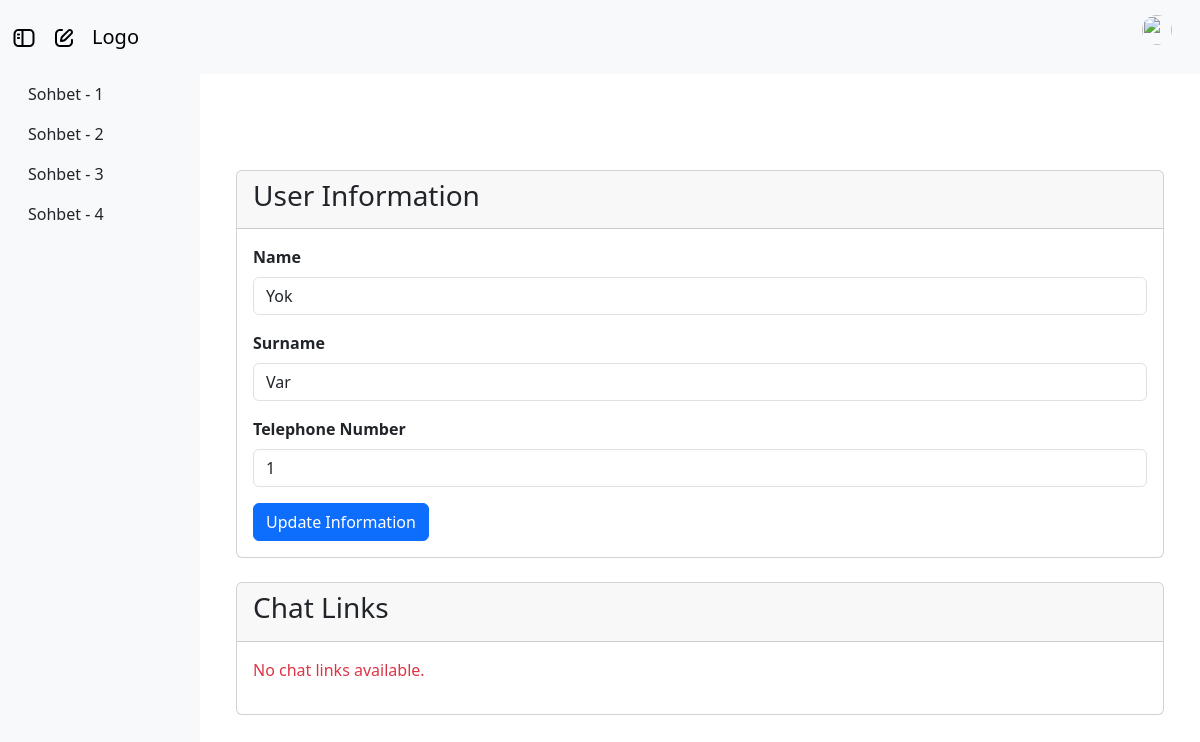
The app's page /profile (signed in), older data.
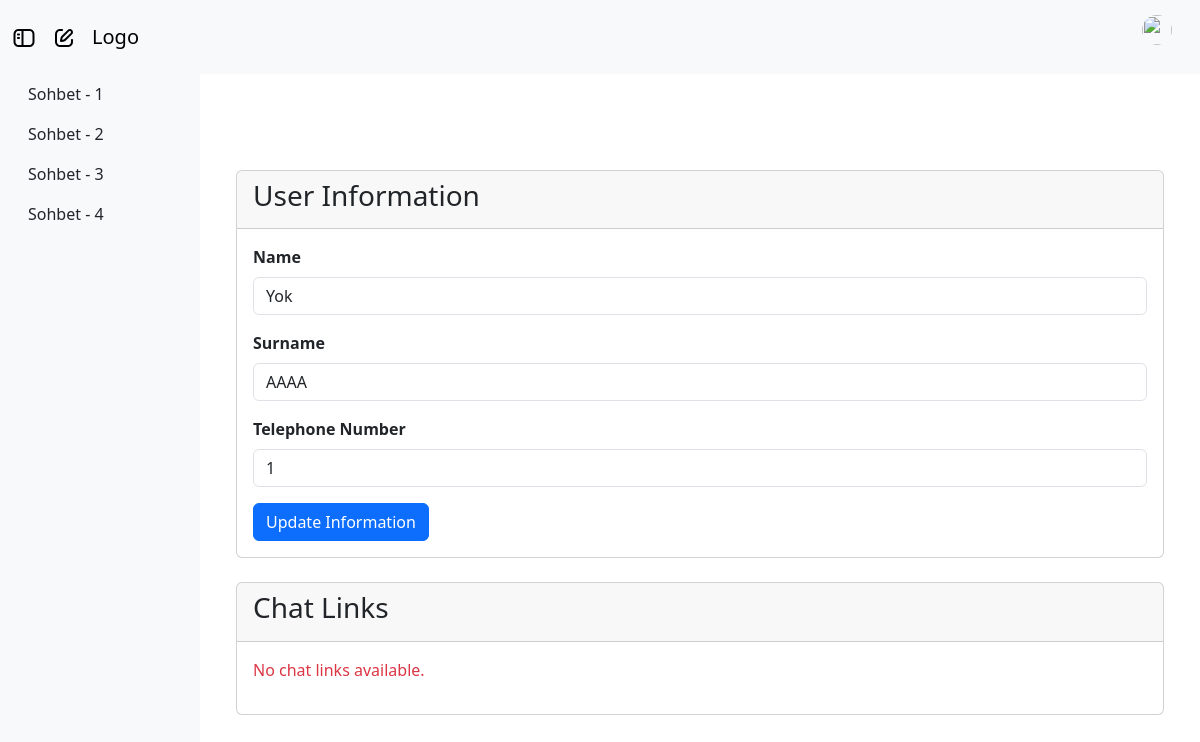
The same page, newer data.
### server.py (models this page shows)
class Information(db.Model):
    id = db.Column(db.Integer, primary_key=True, autoincrement=True)
    user_id = db.Column(db.Integer, db.ForeignKey('user.id'), nullable=False)
    name = db.Column(db.String(50))
    surname = db.Column(db.String(50))
    telephone_number = db.Column(db.String(15))

### server.py (the view)
@app.route("/profile")
def profile_page():
    if current_user.is_authenticated:
        user_information = Information.query.filter_by(user_id=current_user.id).first()
        user_chat_links = ChatLink.query.filter_by(user_id=current_user.id).all()
        return render_template("profile.html", info=user_information, chat_links=user_chat_links)
    else:
        return redirect(url_for('login_page'))

### server.py (called while the page is built)
@login_manager.user_loader
def load_user(user_id):
    return User.query.get(int(user_id))

### templates/profile.html (shortened to what this page needs)
{% extends "layouts/layout.html" %}
{% block content %}
<div class="container mt-5">
    <div class="card mt-4">
        <div class="card-header">
            <h3>User Information</h3>
        </div>
        <div class="card-body">
            <form method="POST" action="{{ url_for('update_information') }}">
                <div class="mb-3">
                    <label for="name" class="form-label"><strong>Name</strong></label>
                    <input type="text" class="form-control" id="name" name="name" value="{{ info.name if info else '' }}">
                </div>
                <div class="mb-3">
                    <label for="surname" class="form-label"><strong>Surname</strong></label>
                    <input type="text" class="form-control" id="surname" name="surname" value="{{ info.surname if info else '' }}">
                </div>
                <div class="mb-3">
                    <label for="telephone_number" class="form-label"><strong>Telephone Number</strong></label>
                    <input type="text" class="form-control" id="telephone_number" name="telephone_number" value="{{ info.telephone_number if info else '' }}">
                </div>
                <button type="submit" class="btn btn-primary">Update Information</button>
            </form>
        </div>
    </div>
    <div class="card mt-4">
        <div class="card-header">
            <h3>Chat Links</h3>
        </div>
        <div class="card-body">
            {% if chat_links %}
                <ul class="list-group">
                    {% for link in chat_links %}
                        <li class="list-group-item">
                            <a href="{{ link.link }}" target="_blank">{{ link.link }}</a>
                        </li>
                    {% endfor %}
                </ul>
            {% else %}
                <p class="text-danger">No chat links available.</p>
            {% endif %}
        </div>
    </div>
</div>
{% endblock content %}

### templates/layouts/layout.html (shortened to what this page needs)
<!DOCTYPE html>
<html lang="en">
<head>
    <link href="https://cdn.jsdelivr.net/npm/bootstrap@5.3.3/dist/css/bootstrap.min.css" rel="stylesheet">
    <link href="{{ url_for('static', filename='css/style.css') }}" rel="stylesheet">
</head>
<body>
    <nav class="navbar navbar-expand-lg navbar-light bg-light">
        <div class="container-fluid">
            {% if current_user.is_authenticated %}
            <a class="navbar-brand" id="toggle-sidebar"></a>
            <a class="navbar-brand"></a>
            <a class="navbar-brand" href="{{ url_for('home_page') }}">Logo</a>
            <div class="navbar-nav ms-auto" id="navbarNav">
                <ul class="navbar-brand">
                    <li class="nav-item d-none d-lg-block">
                        <img src="{{ url_for('static', filename='images/user.png') }}" class="rounded-circle"
                            id="userDropdown" role="button" data-bs-toggle="dropdown" aria-expanded="false"
                            style="width: 30px; height: 30px;">
                    </li>
                </ul>
            </div>
            {% endif %}
        </div>
    </nav>
    <div class="container-fluid">
        <div class="row">
            {% if current_user.is_authenticated %}
            <nav id="sidebar" class="col-md-3 col-lg-2 d-md-block bg-light sidebar d-flex flex-column"
                style="min-height: 100vh; max-height: 100vh;">
                <ul class="nav flex-column position-sticky">
                    <li class="nav-item">
                        <a class="nav-link text-dark hover:bg-secondary" href="{{ url_for('home_page') }}">
                            <span>Sohbet - 1</span>
                        </a>
                    </li>
                    <li class="nav-item">
                        <a class="nav-link text-dark" href="{{ url_for('chatl', id=1) }}">
                            <span>Sohbet - 2</span>
                        </a>
                    </li>
                    <li class="nav-item">
                        <a class="nav-link text-dark" href="{{ url_for('home_page') }}">
                            <span>Sohbet - 3</span>
                        </a>
                    </li>
                    <li class="nav-item">
                        <a class="nav-link text-dark" href="{{ url_for('home_page') }}">
                            <span>Sohbet - 4</span>
                        </a>
                    </li>
                </ul>
            </nav>
            {% endif %}
            <main class="col-md-9 ms-sm-auto col-lg-10 px-md-4 d-flex justify-content-center mt-4">
                {% block content %}{% endblock content %}
            </main>
        </div>
    </div>
</body>
</html>

Row changes from the older to the newer data that the page shows:
changed Information "Yok": surname "Var" → "AAAA"
